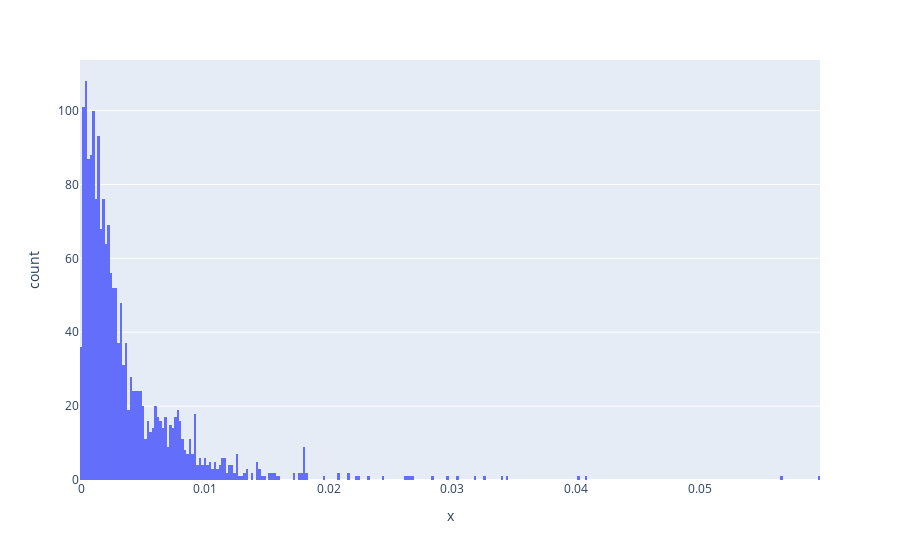

Write notebook code for a chart like this one.
### Markdown cell above
## 6. Visualize Reconstruction Error

### Code cell
X_val_pred_normal = autoencoder.predict(X_val_normal)
mse = np.mean(np.square(X_val_normal - X_val_pred_normal), axis=(1, 2))
mae = np.abs(np.mean(X_val_normal - X_val_pred_normal, axis=(1,2)))
fig = px.histogram(x=mae, nbins=400)
fig.show()

### Figure 1 — Plotly figure (JSON) as saved in the notebook; plotly's stock layout.template omitted (floating-point values rounded to 4 significant figures; data arrays with more than 128 entries replaced by an {"elided": "..."} marker saying what was removed)
{"data": [{"alignmentgroup": "True", "bingroup": "x", "hovertemplate": "x=%{x}<br>count=%{y}<extra></extra>", "legendgroup": "", "marker": {"color": "#636efa", "pattern": {"shape": ""}}, "name": "", "nbinsx": 400, "offsetgroup": "", "orientation": "v", "showlegend": false, "type": "histogram", "x": {"elided": "1875 float values"}, "xaxis": "x", "yaxis": "y"}], "layout": {"barmode": "relative", "legend": {"tracegroupgap": 0}, "margin": {"t": 60}, "xaxis": {"anchor": "y", "domain": [0, 1], "title": {"text": "x"}}, "yaxis": {"anchor": "x", "domain": [0, 1], "title": {"text": "count"}}}}
